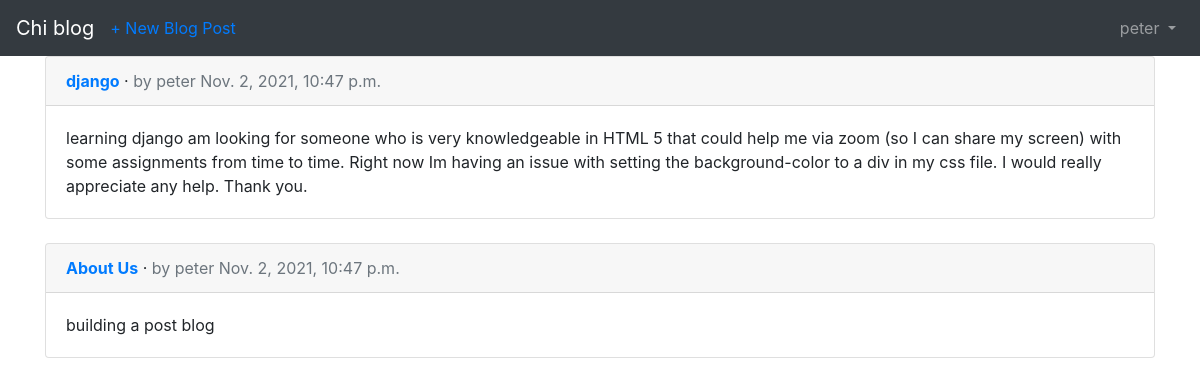
The app's page / (signed in) with its own data.
### blog/models.py (models this page shows, shortened)
class Post(models.Model):
    title = models.CharField(max_length=200)
    author = models.ForeignKey('auth.User', on_delete=models.CASCADE,)
    body = models.TextField()
    date_added = models.DateTimeField(auto_now_add=True)

### blog/views.py (the view)
# urls.py: path('', BlogListView.as_view(), name='home'),
class BlogListView(ListView):
    model = Post
    template_name = 'home.html'

### templates/home.html
{% extends 'base.html' %}
{% block content %}
{% for post in object_list %}
<div class="card">
<div class="card-header">
<span class="font-weight-bold"><a href="{% url 'post_detail' post.pk %}">{{ post.title }}</a></span> &middot;
<span class="text-muted">by {{ post.author }} {{ post.date_added }}</span></div>
<div class="card-body">
{{ post.body }}
</div>
</div>
<br />
{% endfor %}
{% endblock content %}

### templates/base.html (shortened to what this page needs)
{% load bootstrap4 %}
<!doctype html>
<html lang="en">
<head>
{% bootstrap_css %}
</head>
<body>
<nav class="navbar navbar-expand-lg navbar-dark bg-dark">
<a class="navbar-brand" href="{% url 'home' %}">Chi blog</a>
{% if user.is_authenticated %}
<ul class="navbar-nav mr-auto">
<li class="nav-item">
<a href="{% url 'post_new' %}">+ New Blog Post</a></li>
</ul>
{% endif %}
<div class="collapse navbar-collapse" id="navbarSupportedContent">
{% if user.is_authenticated %}
<ul class="navbar-nav ml-auto">
<li class="nav-item">
<a class="nav-link dropdown-toggle" href="#" id="navbarDropdown" role="button" data-toggle="dropdown" aria-haspopup="true" aria-expanded="false">
{{ user.username }}
</a>
</li>
</ul>
{% else %}
<form class="form-inline ml-auto">
<a href="{% url 'login' %}" class="btn btn-outline-secondary">Log In</a>
<a href="{% url 'signup' %}" class="btn btn-primary ml-2">Sign up</a>
</form>
{% endif %}
</div>
</nav>
<main>
<div class="container">
{% block content %}
{% endblock content %}
</div>
</main>
</body>
</html>

### records on screen
Post: title "django", author "peter", date_added "Nov. 2, 2021, 10:47 p.m.", body "learning django am looking for someone who is very knowledgeable in HTML 5 that could help me via zoom (so I can share my screen) with some assignments from time to time. Right now Im having an issue with setting the background-color to a div in my css file. I would really appreciate any help. Thank you."
Post: title "About Us", author "peter", date_added "Nov. 2, 2021, 10:47 p.m.", body "building a post blog"

### other values on screen
{{ user.username }} "peter"
